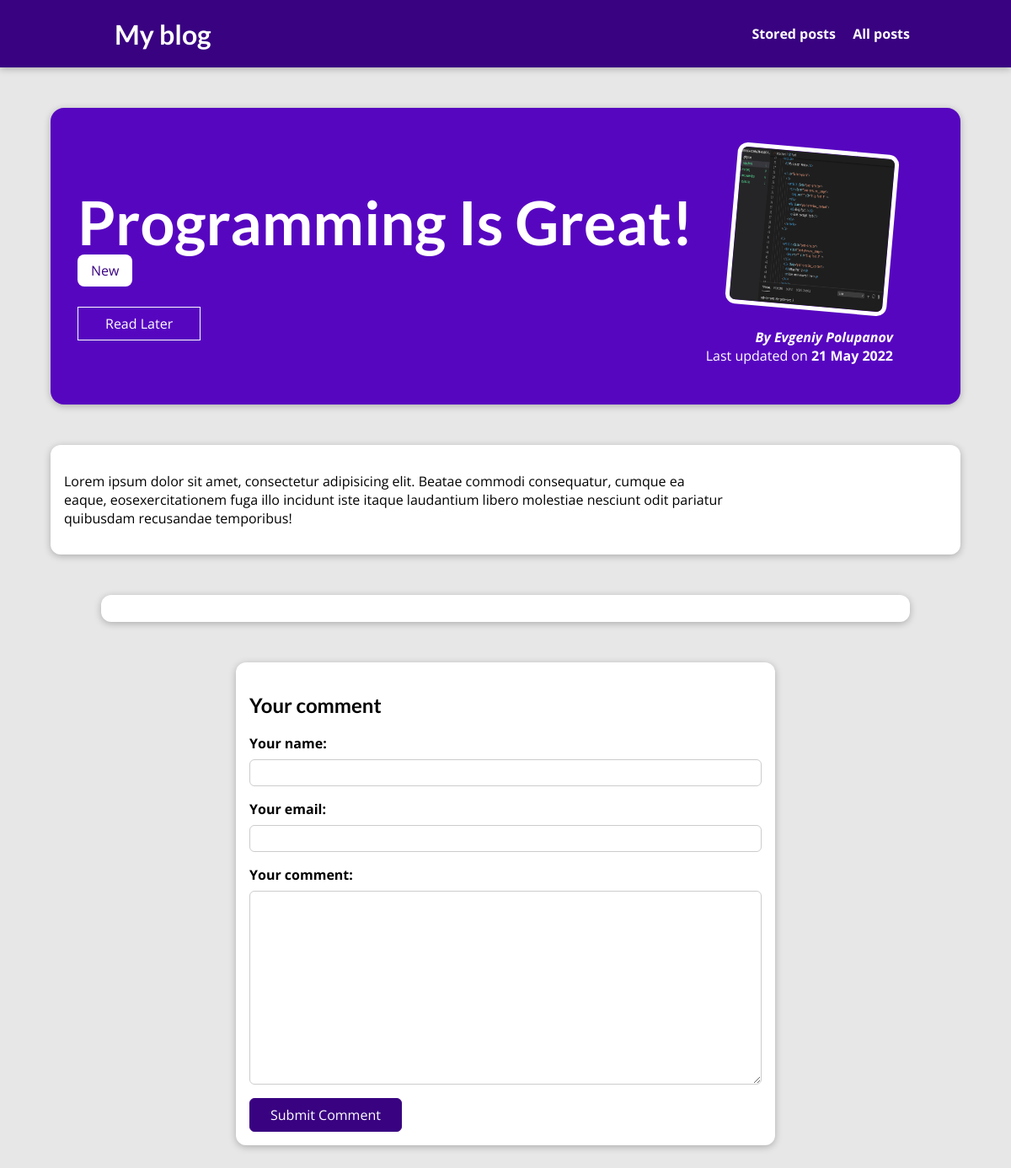
Page /posts/programming-is-fun on the committed database.
### blog/models.py (models this page shows, shortened)
class Post(models.Model):
    title = models.CharField(max_length=100)
    excerpt = models.CharField(max_length=200)
    image = models.ImageField(upload_to='posts', null=True)
    date = models.DateField(auto_now=True)
    slug = models.SlugField(db_index=True, unique=True)
    content = models.TextField(validators=[MinLengthValidator(10)])
    author = models.ForeignKey(Author, on_delete=models.SET_NULL, null=True, related_name='posts')
    tags = models.ManyToManyField(Tag)

class Tag(models.Model):
    caption = models.CharField(max_length=20)

class Author(models.Model):
    first_name = models.CharField(max_length=20)
    last_name = models.CharField(max_length=20)
    email = models.EmailField(max_length=30)
    def get_full_name(self):
        return f'{self.first_name} {self.last_name}'
    def __str__(self):
        return self.get_full_name()

### blog/views.py (the view, shortened to what this page needs)
# urls.py: path('posts/<slug:slug>', views.PostView.as_view(), name='post'),
class PostView(View):
    def is_stored_post(self, request, post_id):
        stored_posts = request.session.get('stored_posts')
        if stored_posts is not None:
            return post_id in stored_posts
        else:
            return False
    def get(self, request, slug):
        post = Post.objects.get(slug=slug)
        return render(request, 'blog/post-detail.html', {
            'post': post,
            'tags': post.tags.all(),
            'comment_form': CommentForm(),
            'comments': post.comments.all().order_by('-id'),
            'is_read_later': self.is_stored_post(request, post.id),
        })

### blog/forms.py
class CommentForm(forms.ModelForm):
    class Meta:
        model = Comment
        exclude = ['post']
        labels = {'name': 'Your name', 'email': 'Your email', 'text': 'Your comment'}

### blog/templates/blog/post-detail.html (shortened to what this page needs)
{% extends 'base.html' %}
{% load static %}
{% block static_styles %}
<link rel="stylesheet" href="{% static 'blog/post-detail.css' %}" />
{% endblock %}
{% block content %}
<section id="summary">
    <h2>{{ post.title }}</h2>
    <div>
        {% for tag in tags %}
        <span class="tag">{{ tag.caption }}</span>
        {% endfor %}
        <form id="read-later" action="{% url 'read-later' %}" method="post">
            <button>{% if is_read_later %}Remove From Read Later{% else %}Read Later{% endif %}</button>
        </form>
    </div>
    <article>
        <img src="{{ post.image.url }}" alt="{{ post.title }}" />
        <address><a href="mailto:{{ post.author.email }}">By {{ post.author }}</a></address>
        <div>Last updated on
            <time>{{ post.date|date:'d M Y' }}</time>
        </div>
    </article>
</section>
<main>
    <p>{{ post.content|linebreaks }}</p>
</main>
<section id="comments">
</section>
<section id="comment-form">
    <h2>Your comment</h2>
    <form action="{% url 'post' post.slug %}" method="post">
        {% for field in comment_form %}
        <div class="form-control{% if field.errors %} invalid {% endif %}">
            {{ field.label_tag }}
            {{ field }}
        </div>
        {% endfor %}
        <button>Submit Comment</button>
    </form>
</section>
{% endblock %}

### static/app.css (style rules this page uses)
* { box-sizing: border-box; }
html { font-family: 'Open Sans', 'Lato', sans-serif; }
body { margin: 0; }
h1, h2, h3 { font-family: 'Lato', sans-serif; font-weight: bold; }

### blog/static/blog/post-detail.css (style rules this page uses)
body { background-color: #e7e7e7; }
#summary { margin: 8rem auto 3rem auto; padding: 2rem; width: 90%; max-width: 90rem; border-radius: 16px; background-color: #5706c0; position: relative; box-shadow: 0 2px 8px rgba(0, 0, 0, 0.25); height: 22rem; }
#summary h2 { color: white; font-size: 4.5rem; margin-bottom: 0.25rem; }
#summary article { position: absolute; top: 2rem; right: 3rem; padding: 1rem 2rem; border-radius: 12px; text-align: right; color: white; }
#summary article img { width: 12rem; height: 12rem; border-radius: 12px; transform: rotateZ(5deg); border: 5px solid white; margin-bottom: 1rem; }
#summary address { font-weight: bold; }
#summary a { color: white; text-decoration: none; }
#summary time { font-weight: bold; }
#read-later { margin: 2rem 0; }
#read-later button { background-color: transparent; border: 1px solid white; padding: 0.5rem 2rem; font: inherit; color: white; cursor: pointer; }
main { width: 90%; max-width: 90rem; margin: 3rem auto; background-color: white; padding: 1rem; border-radius: 12px; box-shadow: 0 2px 8px rgba(0, 0, 0, 0.25); }
.tag { background-color: white; color: #390281; padding: .5rem 1rem; border-radius: 8px; }
#comment-form { margin: 3rem auto; width: 90%; max-width: 40rem; border-radius: 12px; background-color: white; box-shadow: 0 2px 8px rgba(0, 0, 0, 0.25); padding: 1rem; }
#comment-form button { font: inherit; background-color: #390281; color: white; border: 1px solid #390281; padding: 0.5rem 1.5rem; border-radius: 6px; cursor: pointer; }
.form-control { margin-bottom: 1rem; }
.form-control label { font-weight: bold; margin-bottom: 0.5rem; display: block; }
.form-control input, .form-control textarea { display: block; width: 100%; font: inherit; padding: 0.25rem; border-radius: 6px; border: 1px solid #ccc; }
#comments { margin: 3rem auto; width: 90%; max-width: 60rem; border-radius: 12px; background-color: white; box-shadow: 0 2px 8px rgba(0, 0, 0, 0.25); padding: 1rem 2rem; }

### rows in the picture
Post: title "Programming Is Great!", image (picture), author "Evgeniy Polupanov", date "21 May 2022", content "Lorem ipsum dolor sit amet, consectetur adipisicing elit. Beatae commodi consequatur, cumque ea eaque, eosexercitationem fuga illo incidunt iste itaque laudantium libero molestiae nesciunt odit pariatur quibusdam recusandae temporibus!"
Tag: caption "New"

### other values in the picture
{{ field.label_tag }} "Your name:" "Your email:" "Your comment:"
